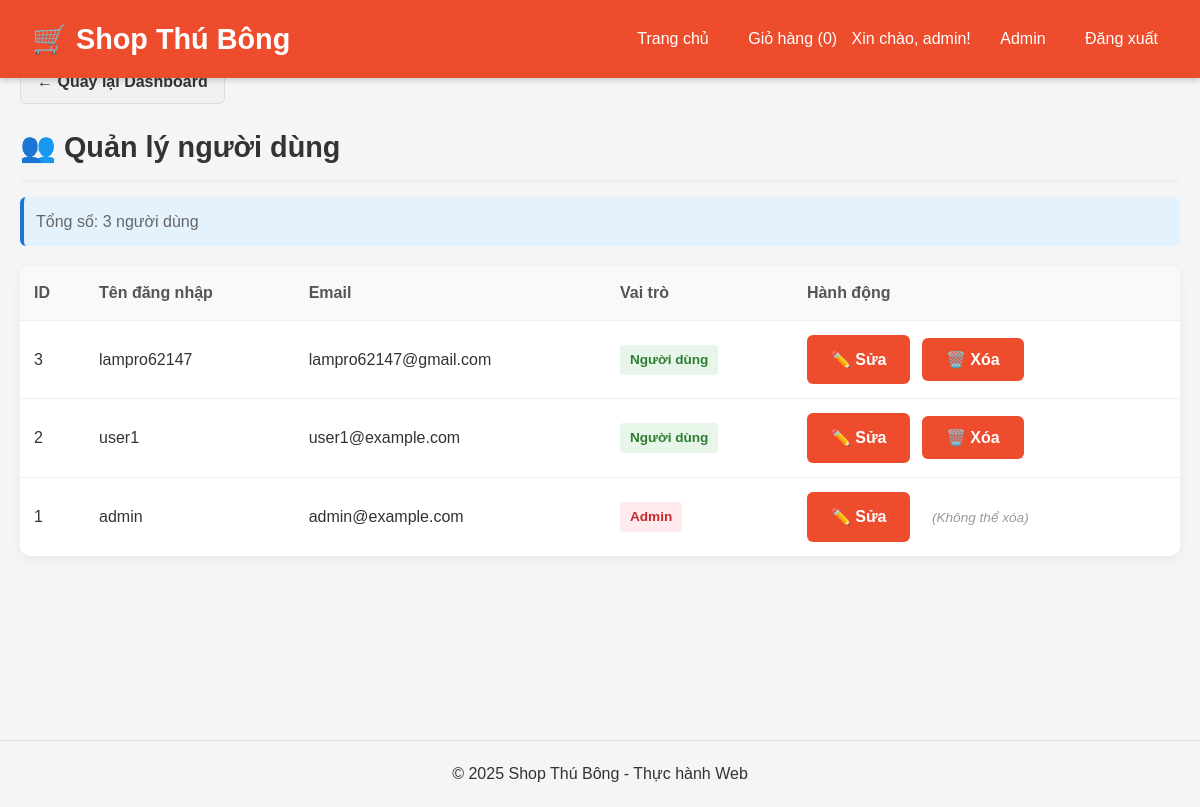
/admin/manage_users.php (signed in), run on the app's committed database.
### tables this page shows
CREATE TABLE `users` (
  `id` int(11) NOT NULL,
  `username` varchar(50) NOT NULL,
  `email` varchar(100) NOT NULL,
  `password` varchar(255) NOT NULL,
  `role` enum('user','admin') DEFAULT 'user'
);

### admin/manage_users.php (the view, shortened to what this page needs)
<?php
include '../includes/db.php';
include '../includes/header.php';
$edit_mode = false;
$edit_user = null;
if (!$edit_mode) {
    $stmt = $pdo->query("SELECT * FROM users ORDER BY id DESC");
    $users = $stmt->fetchAll();
}
?>
<!DOCTYPE html>
<html lang="vi">
<head>
    <link rel="stylesheet" href="assets/css/style.css">
</head>
<body>
<main class="container">
    <a href="admin/dashboard.php" class="back-link">&larr; Quay lại Dashboard</a>
    <?php if ($edit_mode): ?>
        <h2>✏️ Sửa thông tin người dùng</h2>
        <div class="form-section">
            <form method="POST">
                <input type="hidden" name="user_id" value="<?= $edit_user['id'] ?>">
                <div class="form-group">
                    <label>Tên đăng nhập</label>
                    <input type="text" name="username" value="<?= htmlspecialchars($edit_user['username']) ?>" required>
                </div>
                <div class="form-group">
                    <label>Email</label>
                    <input type="email" name="email" value="<?= htmlspecialchars($edit_user['email']) ?>" required>
                </div>
                <div class="form-group">
                    <label>Vai trò</label>
                    <select name="role" class="form-control">
                        <option value="user" <?= $edit_user['role'] === 'user' ? 'selected' : '' ?>>Người dùng</option>
                        <option value="admin" <?= $edit_user['role'] === 'admin' ? 'selected' : '' ?>>Admin</option>
                    </select>
                </div>
                <button type="submit" name="update_user" class="btn btn-save">Lưu thay đổi</button>
            </form>
        </div>
    <?php else: ?>
        <h2>👥 Quản lý người dùng</h2>
        <p class="info">Tổng số: <?= count($users) ?> người dùng</p>
        <table class="users-table">
            <thead>
                <tr>
                    <th>ID</th>
                    <th>Tên đăng nhập</th>
                    <th>Email</th>
                    <th>Vai trò</th>
                    <th>Hành động</th>
                </tr>
            </thead>
            <tbody>
                <?php foreach ($users as $u): ?>
                <tr>
                    <td><?= $u['id'] ?></td>
                    <td><?= htmlspecialchars($u['username']) ?></td>
                    <td><?= htmlspecialchars($u['email']) ?></td>
                    <td>
                        <?php if ($u['role'] === 'admin'): ?>
                            <span class="role-admin">Admin</span>
                        <?php else: ?>
                            <span class="role-user">Người dùng</span>
                        <?php endif; ?>
                    </td>
                    <td>
                        <a href="admin/manage_users.php?edit=<?= $u['id'] ?>" class="btn btn-edit">✏️ Sửa</a>
                        <?php if ($u['id'] !== $_SESSION['user_id']): ?>
                            <form method="POST" onsubmit="return confirm('Xác nhận xóa người dùng này?')">
                                <button type="submit" class="btn btn-delete">🗑️ Xóa</button>
                            </form>
                        <?php else: ?>
                            <span class="disabled-action">(Không thể xóa)</span>
                        <?php endif; ?>
                    </td>
                </tr>
                <?php endforeach; ?>
            </tbody>
        </table>
    <?php endif; ?>
</main>
<?php include '../includes/footer.php'; ?>
</body>
</html>

### assets/css/style.css (style rules this page uses)
* { box-sizing: border-box; margin: 0; padding: 0; font-family: Arial, sans-serif; }
body { line-height: 1.6; color: #333; background: #f5f5f5; padding: 40px 0 0 0; }
.back-link { display: inline-block; margin-bottom: 20px; padding: 8px 16px; background: #f1f1f1; color: #333; text-decoration: none; border-radius: 6px; font-weight: bold; border: 1px solid #ddd; transition: all 0.3s; }
main { padding: 20px; max-width: 1200px; margin: 80px auto 20px; min-height: calc(100vh - 140px); }
.container { max-width: 1200px; margin: 0 auto; padding: 20px; }
.container h2 { color: #333; margin-bottom: 15px; font-size: 1.8rem; border-bottom: 2px solid #eee; padding-bottom: 10px; }
.container p { color: #666; margin-bottom: 20px; }
.order-table, .products-table, .users-table { width: 100%; border-collapse: collapse; margin-top: 20px; background: white; border-radius: 10px; overflow: hidden; box-shadow: 0 4px 12px rgba(0,0,0,0.05); }
.order-table th, .order-table td, .products-table th, .products-table td, .users-table th, .users-table td { padding: 14px; text-align: left; border-bottom: 1px solid #eee; }
.order-table th, .products-table th, .users-table th { background: #f8f9fa; font-weight: 600; color: #555; }
.order-table tr:last-child td, .products-table tr:last-child td, .users-table tr:last-child td { border-bottom: none; }
.role-admin { background: #ffebee; color: #c62828; padding: 4px 10px; border-radius: 4px; font-size: 0.85rem; font-weight: 600; display: inline-block; }
.role-user { background: #e8f5e9; color: #2e7d32; padding: 4px 10px; border-radius: 4px; font-size: 0.85rem; font-weight: 600; display: inline-block; }
.btn { padding: 6px 12px; border: none; border-radius: 4px; cursor: pointer; font-size: 0.85rem; margin-right: 5px; text-decoration: none; display: inline-block; transition: all 0.3s; }
.btn-edit { background: #1976d2; color: white; }
.btn-delete { background: #d32f2f; color: white; }
table form { display: inline; margin: 0; padding: 0; }
table form .btn { margin: 2px; }
.disabled-action { color: #999; font-style: italic; font-size: 0.85rem; padding: 6px 12px; }
.btn { background: #ee4d2d; color: white; border: none; padding: 12px 24px; border-radius: 6px; cursor: pointer; font-size: 16px; font-weight: bold; transition: background 0.3s, transform 0.2s; display: inline-block; text-decoration: none; text-align: center; }
.info { color: #1976d2; background: #e3f2fd; padding: 12px; border-radius: 6px; margin-bottom: 20px; border-left: 4px solid #1976d2; }

### data on the page
users: id "3", username "lampro62147", email "lampro62147@gmail.com", role "Người dùng"
users: id "2", username "user1", email "user1@example.com", role "Người dùng"
users: id "1", username "admin", email "admin@example.com", role "Admin", shows "(Không thể xóa)"

### other printed values
$count "0"
$_SESSION['username'] "admin"
count($users) "3"
